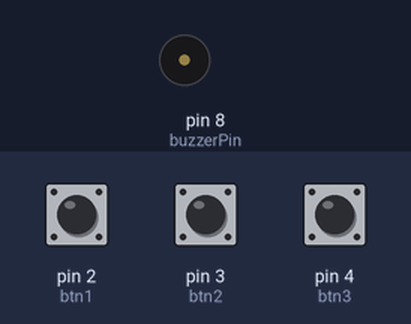
Bench run of a sketch on a simulated Arduino Uno, built with avr-gcc and run on an emulated ATmega328P. On the bench: buzzer (waves = sounding). Inputs (shaded band) come from the test bench; at power-on: pin 2 (btn1) HIGH, pin 3 (btn2) HIGH, pin 4 (btn3) HIGH.

Above: at 1.2 s.
1.3 s: pin 2 (btn1) pulled LOW for 0.15 s
At 1.37 s:
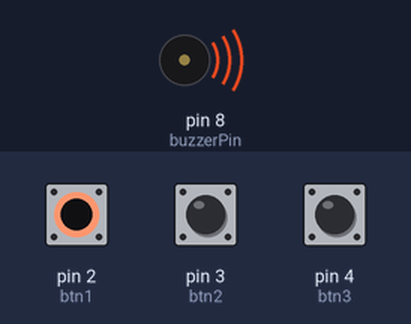
2.9 s: pin 2 (btn1) pulled LOW for 3.2 s
At 6.4 s:
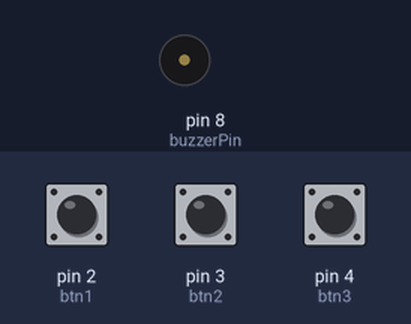
7.6 s: pin 3 (btn2) pulled LOW for 3.2 s
At 8.7 s:
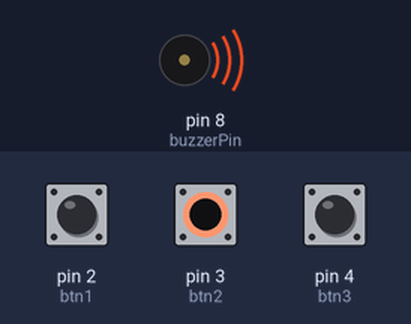
Timing chart, 0 to 12.3 s (numbered marks = the images above; inputs shaded):
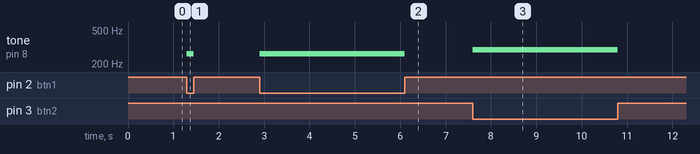

The sketch:

18_Button_Piano.ino
```cpp
/*
  18_Button_Piano
  小小钢琴：3个按钮代表 Do, Re, Mi
*/

int buzzerPin = 8;
int btn1 = 2; // Do
int btn2 = 3; // Re
int btn3 = 4; // Mi

// 定义音符频率 (C大调)
int NOTE_C4 = 262; // Do
int NOTE_D4 = 294; // Re
int NOTE_E4 = 330; // Mi

void setup() {
  pinMode(buzzerPin, OUTPUT);
  pinMode(btn1, INPUT_PULLUP);
  pinMode(btn2, INPUT_PULLUP);
  pinMode(btn3, INPUT_PULLUP);
}

void loop() {
  if (digitalRead(btn1) == LOW) {
    tone(buzzerPin, NOTE_C4);
  }
  else if (digitalRead(btn2) == LOW) {
    tone(buzzerPin, NOTE_D4);
  }
  else if (digitalRead(btn3) == LOW) {
    tone(buzzerPin, NOTE_E4);
  }
  else {
    // 如果都没按，停止发声
    noTone(buzzerPin);
  }
}
```

Measured:
- after the input at 1.3 s, tone on pin 8 (buzzerPin): silent → 262 Hz at once, → silent 0.15 s later
- after the input at 2.9 s, tone on pin 8 (buzzerPin): silent → 262 Hz at once, → silent 3.2 s later
- after the input at 7.6 s, tone on pin 8 (buzzerPin): silent → 294 Hz at once, → silent 3.2 s later
